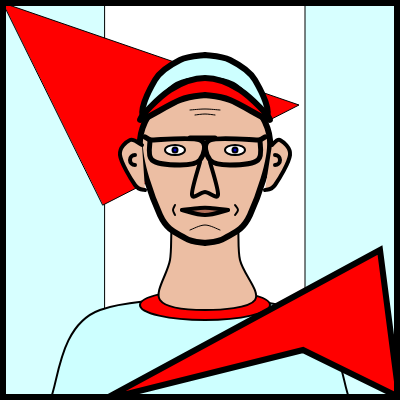
Frame 1 (no input)
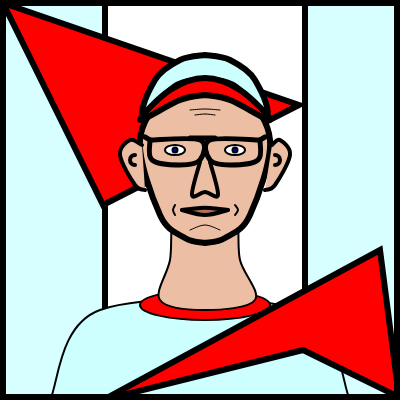
Frame 60 (no input)
Frame 120 (the mouse pressed at the canvas centre since frame 60): identical to frame 60, image omitted

The p5.js sketch that drew these frames (run headless with seeded random() and noise() and a simulated clock; from frame 60 on, the mouse is pressed at the canvas centre):

// p5.js sketch
// ── sketch.js
//ChadCooper
//SelfPortrait
//01_28_19

function setup() {
  createCanvas(400, 400);
}

function draw() {
  background(215,255,255);
  fill(255,255,255);
  
  //backgroundShapes
	rect(105,3,200,393);
  fill(255,0,0);
  triangle(103,205,299,105,3,3);
  
  fill(205,255,255);

  //hat
  beginShape();
  strokeWeight(6);
  curveVertex(205 ,55);
  curveVertex(205 ,55);
  curveVertex(230 ,60);
  curveVertex(255 ,80);
  curveVertex(265 ,120);
  curveVertex(205 ,120);
	curveVertex(145 ,120);
  curveVertex(155 ,80);
  curveVertex(180 ,60);
  curveVertex(205 ,55);
  curveVertex(205 ,55);
  endShape();
  
  strokeWeight(2);
  stroke(0,0,0);
  fill(205,255,255);
  
  //shoulders
  beginShape();
  curveVertex(50 ,400);
  curveVertex(50 ,400);
  curveVertex(100 ,310);
  curveVertex(300 ,310);
  curveVertex(350 ,400);
  curveVertex(350 ,400);
  endShape();


  //shirtCollar
  fill(255,0,0);
 	ellipse(205,305,130,30);
  
  fill(236,190,163);

  //neck
  beginShape();
  curveVertex(205 ,215);
  curveVertex(205 ,215);
  curveVertex(235 ,215);
  curveVertex(240 ,260);
  curveVertex(255 ,300);
  curveVertex(205, 310);
  curveVertex(160 ,300);
  curveVertex(170 ,260);
  curveVertex(175 ,215);
  curveVertex(205 ,215);
  curveVertex(205 ,215);
  endShape();
  
  
  //faceForm
  beginShape();
  strokeWeight(6);
  curveVertex(205 ,243);
  curveVertex(205 ,243);
  curveVertex(225 ,238);
  curveVertex(250 ,215);
  curveVertex(270 ,140);  
  curveVertex(240 ,90);
  curveVertex(205 ,80);
  curveVertex(170 ,90);
  curveVertex(140 ,140);
  curveVertex(160 ,215);
  curveVertex(185 ,238);
  curveVertex(205 ,243);
  curveVertex(205 ,243);
  endShape();
  
  strokeWeight(1);
  
  //chinDetail
  beginShape();
  curveVertex(190 ,230);
  curveVertex(190 ,230);
  curveVertex(205 ,225); 
  curveVertex(220	,230);
	curveVertex(220	,230);
  endShape();
  
  //foreheadDetail
  beginShape();
  curveVertex(190 ,110);
  curveVertex(190 ,110);
  curveVertex(205 ,109); 
  curveVertex(220	,110);
	curveVertex(220	,110);
  endShape();
  
  beginShape();
  curveVertex(195 ,115);
  curveVertex(195 ,115);
  curveVertex(205 ,114); 
  curveVertex(215	,115);
	curveVertex(215	,115);
  endShape();
  
  strokeWeight(4);
  
  //lips
  fill(178,111,90);
  beginShape();
  curveVertex(182 ,210);
  curveVertex(182 ,210);
  curveVertex(205 ,215); 
  curveVertex(228	,210);
	curveVertex(228	,210);
  endShape();
  
  beginShape();
  curveVertex(182 ,210);
  curveVertex(182 ,210);
  curveVertex(200 ,208); 
  curveVertex(210 ,208); 
  curveVertex(228	,210);
	curveVertex(228	,210);
  endShape();
  
  strokeWeight(2);
  fill(236,190,163);

  //cheeks
  beginShape();
  curveVertex(175 ,215);
  curveVertex(175 ,215);
  curveVertex(173 ,210); 
  curveVertex(175	,205);
	curveVertex(175	,205);
  endShape();
  
  beginShape();
  curveVertex(235 ,215);
  curveVertex(235 ,215);
  curveVertex(238 ,210); 
  curveVertex(235	,205);
	curveVertex(235	,205);
  endShape();
  
  strokeWeight(4);

  //nose
  
  beginShape();
  curveVertex(210 ,162);
  curveVertex(210 ,162);
  curveVertex(218 ,195); 
  curveVertex(205 ,192); 
  curveVertex(192 ,195); 
  curveVertex(200	,162);
	curveVertex(200	,162);
  endShape();
  
  
  //RightEar
  beginShape();
  curveVertex(272 ,145);
  curveVertex(272 ,145);
  curveVertex(280 ,140);
  curveVertex(290 ,155);  
  curveVertex(275 ,185);  
  curveVertex(265 ,190);
  curveVertex(265 ,190);
  endShape();
  arc(275,160,10,10,PI+HALF_PI,HALF_PI);  
  
  //LeftEar
  beginShape();
  curveVertex(142 ,145);
  curveVertex(142 ,145);
  curveVertex(130 ,140);
  curveVertex(120 ,155);  
  curveVertex(135 ,185);  
  curveVertex(145 ,190);
  curveVertex(145 ,190);
  endShape();
  arc(135,160,10,10,HALF_PI, HALF_PI+PI);
  
  //eyes
  fill(255,255,255);
  strokeWeight(2);
  ellipse(175,150,20,10);
  ellipse(235,150,20,10);
  fill(0,0,210);
  ellipse(175,150,5,5);
  ellipse(235,150,5,5);
  
  //leftGlasses
  noFill();
  beginShape();
  strokeWeight(5);
  stroke(0,0,0);
  curveVertex(150 ,140);
  curveVertex(150 ,140);
  curveVertex(152	,160);
  curveVertex(180	,165);
  curveVertex(200	,160);
  curveVertex(200	,140);
  curveVertex(150	,140);
	curveVertex(150	,140);
  endShape();
  
  //rightGlasses
  beginShape();
  curveVertex(260 ,140);
  curveVertex(260 ,140);
  curveVertex(258	,160);
  curveVertex(230	,165);
  curveVertex(210	,160);
  curveVertex(210	,140);
  curveVertex(260	,140);
	curveVertex(260	,140);
  endShape();
  
  line(190,138,215,138);
  
  //glassesArms
  line(150,140,145,137);
  line(260,140,265,137);

  fill(255,0,0);
  
  //hatBrim
  beginShape();
  strokeWeight(6);
  curveVertex(205 ,95);
  curveVertex(205 ,95);
  curveVertex(230 ,100);
  curveVertex(270 ,120);
  curveVertex(240 ,90);
  curveVertex(205 ,78);
  curveVertex(170 ,90);
  curveVertex(140 ,120);
  curveVertex(180 ,100);
  curveVertex(205 ,95);
  curveVertex(205 ,95);
  endShape();
  
  //foreGroundShape
  quad(399,397,303,350,103,400,380,250);
  strokeWeight(6);

  //borderFrame
  noFill();
  rect(3,3,394,394);

  

  

}
